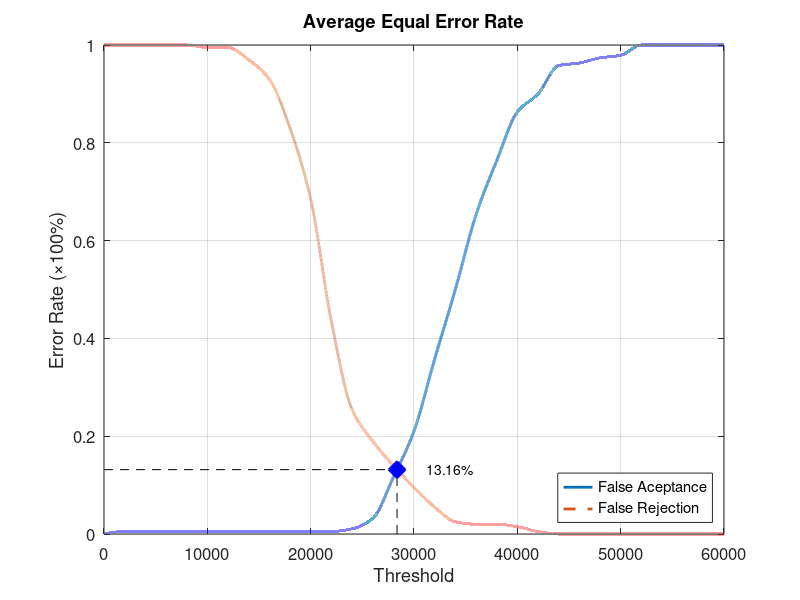
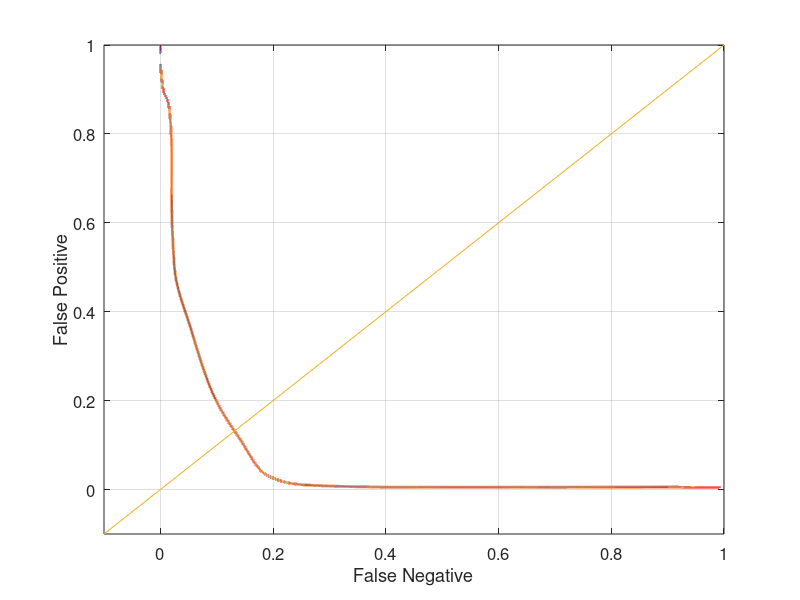

MATLAB code for these plots, in order:
function yEER = Database5_4
close all;
clear;
clc;
x = 0:2000:60000;
xq = 0:0.5:60000;

y0 = [0 0.00526316 0.00526316 0.00526316 0.00526316 0.00526316 0.00526316 0.00526316 0.00526316 0.00526316 0.00526316 0.00526316 0.0105263 0.0315789 0.115789 0.210526 0.357895 0.5 0.652632 0.763158 0.863158 0.9 0.957895 0.963158 0.973684 0.978947 1 1 1 1 1];
yy0 = interp1(x, y0, xq, 'pchip');
y1 = [1 1 1 1 1 0.995 0.995 0.97 0.93 0.83 0.685 0.435 0.255 0.19 0.14 0.095 0.055 0.025 0.02 0.02 0.015 0.005 0 0 0 0 0 0 0 0 0];
yy1 = interp1(x, y1, xq, 'pchip');

% Calculating EER: 
y2 = abs(y0 - y1);
find(y2 == min(y2))
yy2 = abs(yy0 - yy1);
xEER = find(yy2 == min(yy2));
xEERIndex = xq(xEER) % X-axis EER
yEER = yy0(xEER) % Y-axis EER

main = figure
plot(xq, yy0,'-','LineWidth', 2);	hold on
plot(xq, yy1,'--','LineWidth', 2);	hold on
plot([xEERIndex xEERIndex], [0 yEER], 'k--');	hold on
plot([0 xEERIndex], [yEER yEER], 'k--');	hold on
plot(xEERIndex, yEER, 'bx', 'LineWidth', 10);	hold on
text(xEERIndex + 10 * xEERIndex / 100, yEER, [num2str(round((10000 * yEER)) / 100) '%'])
legend('False Aceptance', 'False Rejection', 'Location', 'SouthEast')
xlabel('Threshold')
ylabel('Error Rate (\times100%)')
title('Average Equal Error Rate')
set(gca, 'FontSize', 12)
axis([0 60000 0 1])
grid on

print(main, 'Database5_4Main', '-dpng');
FNRxFPR = figure('Color', [1 1 1]);
plot(yy1, yy0, '-', yy1, yy0, 'LineWidth', 2);
hold on
y = -0.1:0.1:1
plot(y, y); 
set(gca, 'FontSize', 12)
xlabel('False Negative')
ylabel('False Positive')
axis([-0.1 1 -0.1 1])
set(gca, 'FontSize', 12)
grid on

print(FNRxFPR, 'Database5_4FNRxFPR','-dpng');
end
